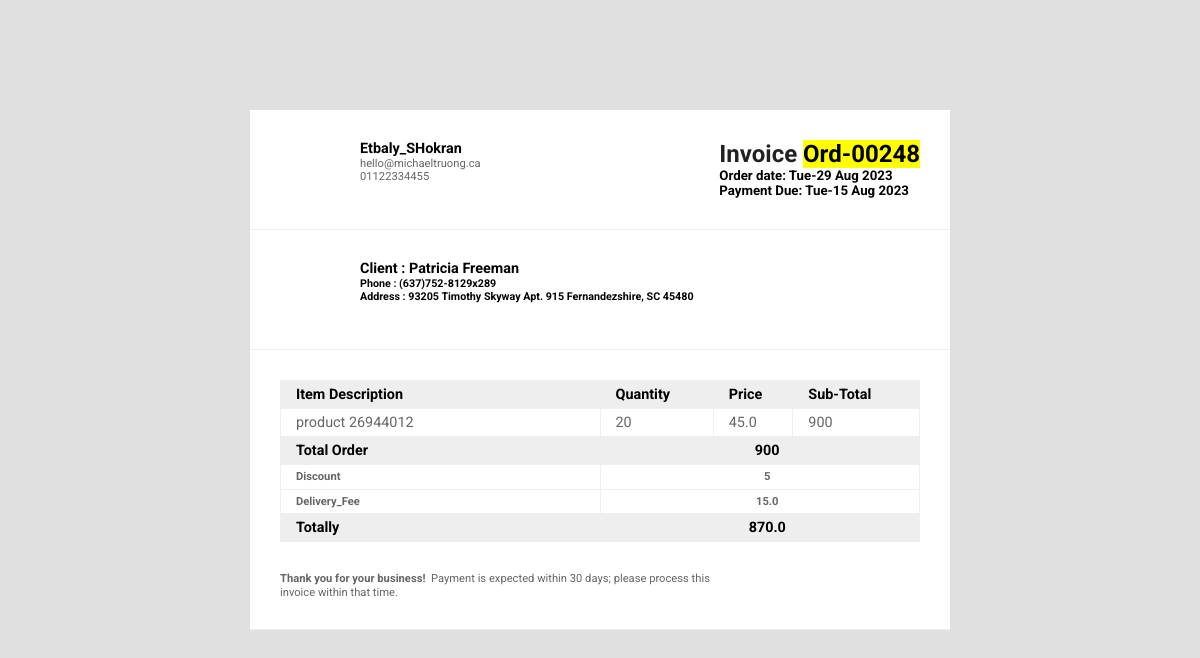
Screenshot of /orders/248/ with the database file from the repository.
### Etpaly_Orders/models.py (models this page shows, shortened)
class Order(models.Model):
    status = models.CharField(_("Status"),max_length=12,choices=ORDER_STATUS,default=ORDER_STATUS[0][0])
    customer = models.ForeignKey(Customer,related_name='order_customer',on_delete=models.SET_NULL,null=True,blank=True)
    order_date = models.DateField(_("Order_date"),default=timezone.now)
    delivery_date = models.DateField(_("Delivery_date"),null=True,blank=True)
    discount=models.IntegerField(_("Discount"),null=True , blank=True,default=0)
    Delivery_Fee=models.FloatField(_("Delivery_Fee"),null=True , blank=True,default=0)
    note=models.CharField(("note"), max_length=50,default='no note')
    def __str__(self) :
        return f"""Ord-00{self.id}"""
    def sup_total(self):
        sup= 0
        Order_detail = self.order_Detail.all()
        for order in Order_detail:
            sup += order.total_order()
        self.sup_total=sup
        return self.sup_total
    def net_total(self):
        total = 0
        Order_detail = self.order_Detail.all()
        for order in Order_detail:
            total += order.total_order()
        net_total=round(total-int(total*self.discount)/100+int(self.Delivery_Fee),2)
        return net_total

class Customer(models.Model):
    name=models.CharField(_("client"), max_length=100)
    phone=models.CharField(_("phone"), max_length=14)
    location=models.TextField(_("Address"), max_length=300)
    email=models.EmailField(_("email"), max_length=50 ,default='no email')
    note=models.CharField(_("note"), max_length=50,default='no note')

class OrderDetail(models.Model):
    order = models.ForeignKey(Order,related_name='order_Detail',on_delete=models.CASCADE)
    product = models.ForeignKey(Product,verbose_name='product',related_name='order_product',on_delete=models.SET_NULL,null=True,blank=True)
    quantity = models.IntegerField(_("Quantity"),default=1)
    price = models.FloatField(_("Price"),default=0)
    note=models.CharField(("note"), max_length=50,default='no note')
    def total_order(self):
        order_total=int(self.quantity)*int(self.price)
        return order_total

class Product(models.Model):
    name = models.CharField(_('name'),max_length=50)
    price = models.FloatField(_('price'),default=0)
    sku = models.CharField(_('sku'),max_length=10)
    subtitle = models.CharField(_('subtitle'),max_length=300)
    note=models.CharField(("note"), max_length=50,default='no note')
    def __str__(self) :
        return f"""{self.name}"""

### Etpaly_Orders/views.py (the view)
# urls.py: path('orders/<int:id>/',order_invoice,name='order_invoice'),
def order_invoice(request, id):
    obj = get_object_or_404(Order, id=id)
    context={'order':obj}
    return render(request, 'Etpaly_Orders/invoice.html', context)

### Etpaly_Orders/templates/Etpaly_Orders/invoice.html (shortened to what this page needs)
{% load static %}
<!DOCTYPE html>
<html lang="en">
<head>
    <link rel="stylesheet" href="{% static 'en/css/invoice.css' %}">
</head>
<body>
    <div id="invoiceholder">
        <div id="headerimage"></div>
        <div id="invoice" class="effect2">
          <div id="invoice-top">
            <div class="logo"></div>
            <div class="info">
              <h2>Etbaly_SHokran</h2>
              <p> hello@michaeltruong.ca </br>
                  01122334455
              </p>
            </div>
            <div class="title">
              <h1> Invoice <mark> {{order}}</mark></h1>
              <h5>Order date: {{order.order_date|date:'D-d M Y' }}</br>
                 Payment Due: {{order.delivery_date|date:'D-d M Y' }}</br>
              </h5>
            </div>
          </div>
          <div id="invoice-mid">
            <div class="clientlogo"></div>
            <div class="info">
              <h2>Client : {{order.customer.name}}</h2>
              <h6>Phone : {{order.customer.phone}} </br>
                Address : {{order.customer.location}}</br></h6>
            </div>
          </div>
          <div id="invoice-bot">
            <div id="table">
              <table>
                <tr class="tabletitle">
                  <td class="item"><h2>Item Description</h2></td>
                  <td class="Hours"><h2>Quantity</h2></td>
                  <td class="Rate"><h2>Price</h2></td>
                  <td class="subtotal"><h2>Sub-Total</h2></td>
                </tr>
                {% for item in order.order_Detail.all %}
                <tr class="service">
                  <td class="tableitem"><p class="itemtext">{{item.product}}</p></td>
                  <td class="tableitem"><p class="itemtext">{{item.quantity}}</p></td>
                  <td class="tableitem"><p class="itemtext">{{item.price}}</p></td>
                  <td class="tableitem"><p class="itemtext">{{item.total_order}}</p></td>
                </tr>
                {% endfor %}
                <tr class="tabletitle">
                  <td class="Rate"><h2>Total Order</h2></td>
                  <td class="payment" colspan="3" style="text-align: center;"><h2>{{order.sup_total}}</h2></td>
                </tr>
                <tr class="service">
                  <td class="Rate"><p><b>Discount</b></p></td>
                  <td class="payment" colspan="3" style="text-align: center;"><p><b>{{order.discount}}</b></p></td>
                </tr>
                <tr class="service">
                  <td class="Rate"><p><b>Delivery_Fee</b> </p></td>
                  <td class="payment" colspan="3" style="text-align: center;"><p><b>{{order.Delivery_Fee}}</b></p></td>
                </tr>
                <tr class="tabletitle">
                  <td class="Rate"><h2>Totally</h2></td>
                  <td class="payment" colspan="3" style="text-align: center;"><h2>{{order.net_total}}</h2></td>
                </tr>
              </table>
            </div>
            <div id="legalcopy">
              <p class="legal"><strong>Thank you for your business!</strong>  Payment is expected within 30 days; please process this invoice within that time.
              </p>
            </div>
          </div>
        </div>
      </div>
</body>
</html>

### static/en/css/invoice.css (style rules this page uses)
* { margin: 0; box-sizing: border-box; }
body { background: #e0e0e0; font-family: 'Roboto', sans-serif; background-image:'#'; background-repeat: repeat-y; background-size: 100%; }
h1 { font-size: 1.5em; color: #222; }
h2 { font-size: .9em; }
p { font-size: .7em; color: #666; line-height: 1.2em; }
#invoiceholder { width:100%; hieght: 100%; padding-top: 50px; }
#headerimage { z-index:-1; position:relative; top: -50px; height: 350px; background-size: 1920px 80%; background-position: 50% -90%; }
#invoice { position: relative; top: -290px; margin: 0 auto; width: 700px; background: #FFF; }
[id*='invoice-'] { border-bottom: 1px solid #EEE; padding: 30px; }
#invoice-top { min-height: 120px; }
#invoice-mid { min-height: 120px; }
#invoice-bot { min-height: 250px; }
.logo { float: left; height: 60px; width: 60px; background: url(http://michaeltruong.ca/images/logo1.png) no-repeat; background-size: 60px 60px; }
.clientlogo { float: left; height: 60px; width: 60px; background: url(http://michaeltruong.ca/images/client.jpg) no-repeat; background-size: 60px 60px; border-radius: 50px; }
.info { display: block; float:left; margin-left: 20px; }
.title { float: right; }
table { width: 100%; border-collapse: collapse; }
td { padding: 5px 0 5px 15px; border: 1px solid #EEE }
.tabletitle { padding: 5px; background: #EEE; }
.service { border: 1px solid #EEE; }
.item { width: 50%; }
.itemtext { font-size: .9em; }
#legalcopy { margin-top: 30px; }
.legal { width:70%; }

### rows the page displays
Order: id "Ord-00248", order_date "Tue-29 Aug 2023", delivery_date "Tue-15 Aug 2023", customer.name "Patricia Freeman", customer.phone "(637)752-8129x289", customer.location "93205 Timothy Skyway Apt. 915 Fernandezshire, SC 45480", sup_total "900", discount "5", Delivery_Fee "15.0", net_total "870.0"
OrderDetail: product "product 26944012", quantity "20", price "45.0", total_order "900"
